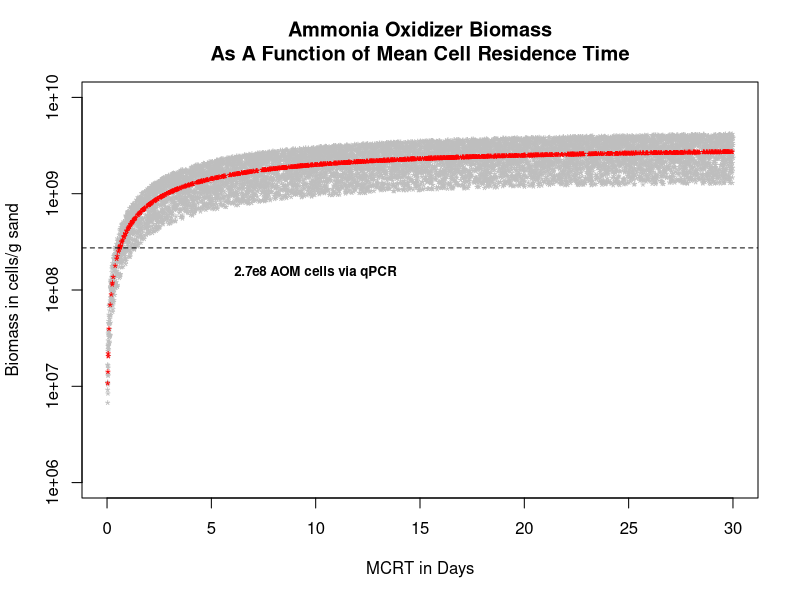

Source code (R): (Note: this script raises an error after producing the figure.)
### Ammonia Oxidation Calculation, Based on Mussman et al 2010 ##
#
# Version 3: 8-24-15, added wet weight biofilter sand conversion factor based on 
# 9-25-13 Wet:Dry Weight Experiment
#
omega_x <- 5 #Mean Cell Residence Time in days
#
omega <- 0.006611 #Hydraulic Retention time in Days
#
#Yao <- 0.34 #kg VSS/kg NH4+-N; assumes 20% loss of NH4 due to Heterotrophic assimilation; Mußman et al 2011
Yao <- 0.0525 #g organic carbon/g NH4+-N; Timmons and Ebeling, 2013
#
#
bao <-  0.15 #engodenous respiration rate constant per day****
# defined as oxygen consumption rate in the absence of substrate
#nearly indepdendent of substrate concentration
#governed by the growth and decay of heterotrophs and nitrifiers
#measured by BOD
DeltaAmmonia <- 5.7 # Delta Ammonia Across component in mg/L
cell.volume <- (4/3)*pi*(0.96/2)^3 
#0.96 um diameter from nichols & prosser paper for single C. Nitrosocosmicus (close relative based on amoA)

#cell volume in cubic micrometers
cell.mass <- 310*cell.volume*(10^-12)
#used Mussman et al conversion of 310 fg*C/um^3; 10^-12 term converts fg to mg
#
biomass <- (omega_x/omega)*(Yao/(1+bao*omega_x))*DeltaAmmonia #Mussman modified Rittman equation
biomass <- biomass/630 #630g sand in 1 liter of biofilter water
biomass.y <- biomass/cell.mass
#2 zeros removed from y lims; changed xlims to a day
plot(x=omega_x, y=biomass.y,xlim=c(0,30),ylim=c(1e6,1e10), log="y", col="red",xlab="MCRT in Days",  ylab="Biomass in cells/g sand")
title(main="Ammonia Oxidizer Biomass\nAs A Function of Mean Cell Residence Time")
for(i in 1:10000){
  x<-runif(1, 0.01, 30)
  DeltaAmmonia.V<-runif(1,2.67,8.73)
  y<-(x/omega)*(Yao/(1+bao*x))*DeltaAmmonia.V
  y<-y/630
  y<-y/cell.mass
  points(x=x,y=y,pch=42,col="Grey")
    }
for(i in 1:1000){
  x<-runif(1, 0.01, 30)
  y<-(x/omega)*(Yao/(1+bao*x))*DeltaAmmonia
  y<-y/630
  y<-y/cell.mass
  points(x=x,y=y,pch=42,col="Red")
    }
##############################################################
# Approximate Ammmonia Oxidizer Biomass Values based on qPCR #
##############################################################
#
#
abline(h=273703628, lty=2,col="Black")#Approximate Total Ammonia oxidizer biomass at surface based on qPCR estimates
text(10,1.1e8,font=2,"2.7e8 AOM cells via qPCR",cex=0.8, pos=3,col='black')
#
#Add legend for modeled biomass
legend(locator(1),legend=c("Mean Modeled AOM Biomass","Maximum/Minimum\nModeled AOM Biomass"),pch=c(15,15),col=c("Red","Grey"),cex=0.8,bty="n")
#
#Sum of surface archaea and AOB amoA genes 111849985
#Assuming two copies of nxrB per comammox cell, 161853643
#Total approximate ammonia oxidizier biomass via qPCR = 273703628 cells/g
